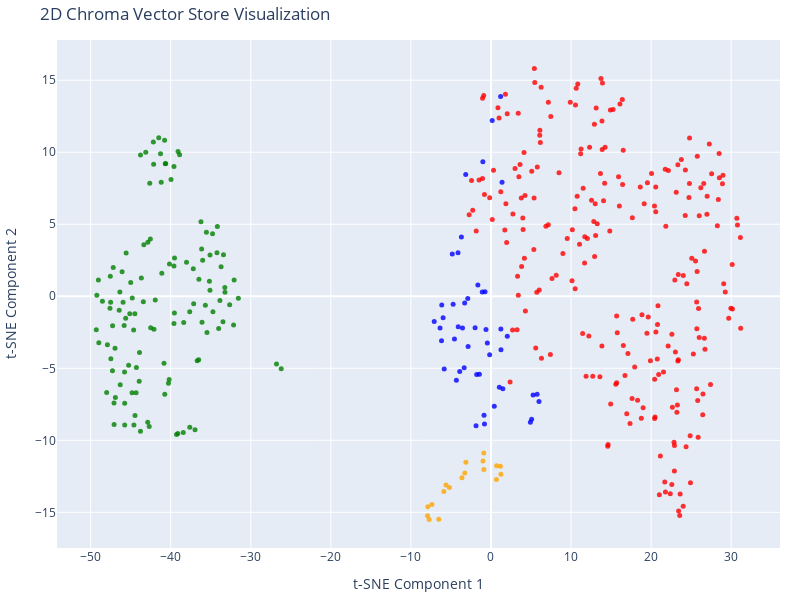

Notebook code for this chart:
### Code cell
# We humans find it easier to visalize things in 2D!
# Reduce the dimensionality of the vectors to 2D using t-SNE
# (t-distributed stochastic neighbor embedding)

tsne = TSNE(n_components=2, random_state=42)
reduced_vectors = tsne.fit_transform(vectors)

# Create the 2D scatter plot
fig = go.Figure(
    data=[
        go.Scatter(
            x=reduced_vectors[:, 0],
            y=reduced_vectors[:, 1],
            mode="markers",
            marker=dict(size=5, color=colors, opacity=0.8),
            text=[
                f"Type: {t}<br>Text: {d[:100]}..." for t, d in zip(doc_types, documents)
            ],
            hoverinfo="text",
        )
    ]
)


fig.update_layout(
    title="2D Chroma Vector Store Visualization",
    xaxis_title="t-SNE Component 1",  # More descriptive title
    yaxis_title="t-SNE Component 2",  # More descriptive title
    width=800,
    height=600,
    margin=dict(r=20, b=10, l=10, t=40),
)

### Figure 1 — Plotly figure (JSON) as saved in the notebook; plotly's stock layout.template omitted (floating-point values rounded to 4 significant figures; data arrays with more than 128 entries replaced by an {"elided": "..."} marker saying what was removed)
{"data": [{"hoverinfo": "text", "marker": {"color": {"elided": "413 str values"}, "opacity": 0.8, "size": 5}, "mode": "markers", "text": {"elided": "413 str values"}, "type": "scatter", "x": {"elided": "413 float values"}, "y": {"elided": "413 float values"}}], "layout": {"height": 600, "margin": {"b": 10, "l": 10, "r": 20, "t": 40}, "title": {"text": "2D Chroma Vector Store Visualization"}, "width": 800, "xaxis": {"title": {"text": "t-SNE Component 1"}}, "yaxis": {"title": {"text": "t-SNE Component 2"}}}}
